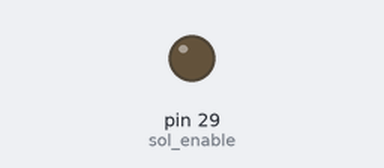
The sketch below on a simulated Arduino Mega 2560, built with avr-gcc and run on an emulated ATmega2560. Parts: output pins drawn as LEDs (lit = HIGH).

Above: at 2.5 s.
At 7.5 s:
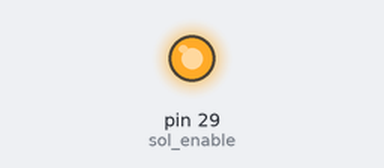
Timing chart, 0 to 13.0 s (numbered marks = the images above):
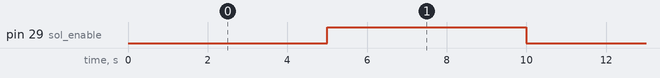

Measured:
- by itself, pin 29 (sol_enable): alternates HIGH for 5.0 s and LOW for 5.0 s

The sketch:

solonoid.ino
```cpp
#define sol_enable 29

void setup() {
  // put your setup code here, to run once:
  pinMode(sol_enable, OUTPUT);
}

void loop() {
  // put your main code here, to run repeatedly:
 digitalWrite(sol_enable, LOW);
 delay(5000);
 launchRocket();
 delay(5000);
}

void launchRocket(){
  digitalWrite(sol_enable, HIGH);
}
```
